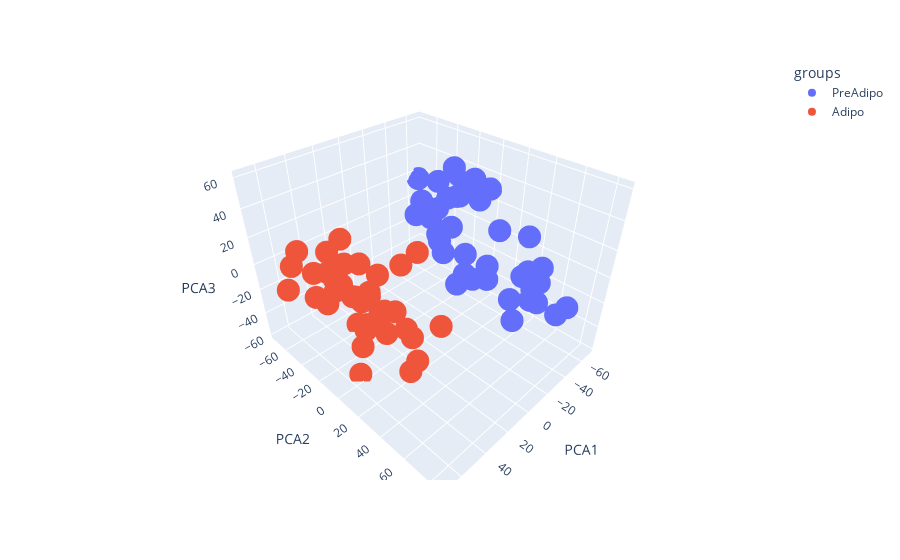

The cell this chart's notebook holds for it:
### Code cell
fig = px.scatter_3d(pca_output_log_df, x='PCA1', y='PCA2', z='PCA3', color="groups")
fig.show()
